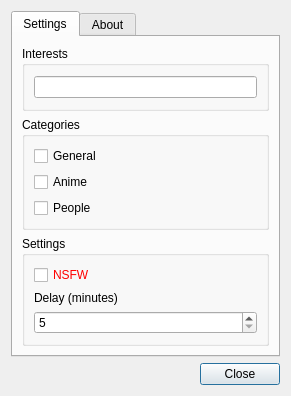
<?xml version="1.0" encoding="UTF-8"?>
<ui version="4.0">
 <class>settings_ui</class>
 <widget class="QDialog" name="settings_ui">
  <property name="geometry">
   <rect>
    <x>0</x>
    <y>0</y>
    <width>278</width>
    <height>350</height>
   </rect>
  </property>
  <property name="windowTitle">
   <string>Dialog</string>
  </property>
  <layout class="QVBoxLayout" name="verticalLayout_4">
   <item>
    <widget class="QTabWidget" name="tabs">
     <property name="currentIndex">
      <number>0</number>
     </property>
     <property name="tabBarAutoHide">
      <bool>false</bool>
     </property>
     <widget class="QWidget" name="settings_tab">
      <attribute name="title">
       <string>Settings</string>
      </attribute>
      <layout class="QVBoxLayout" name="verticalLayout_5">
       <item>
        <widget class="QGroupBox" name="interests">
         <property name="title">
          <string>Interests</string>
         </property>
         <layout class="QVBoxLayout" name="verticalLayout_2">
          <item>
           <widget class="QLineEdit" name="lineEdit"/>
          </item>
         </layout>
        </widget>
       </item>
       <item>
        <widget class="QGroupBox" name="categories">
         <property name="title">
          <string>Categories</string>
         </property>
         <layout class="QVBoxLayout" name="verticalLayout">
          <item>
           <widget class="QCheckBox" name="general">
            <property name="text">
             <string>General</string>
            </property>
           </widget>
          </item>
          <item>
           <widget class="QCheckBox" name="anime">
            <property name="text">
             <string>Anime</string>
            </property>
           </widget>
          </item>
          <item>
           <widget class="QCheckBox" name="people">
            <property name="text">
             <string>People</string>
            </property>
           </widget>
          </item>
         </layout>
        </widget>
       </item>
       <item>
        <widget class="QGroupBox" name="settings">
         <property name="title">
          <string>Settings</string>
         </property>
         <layout class="QVBoxLayout" name="verticalLayout_3">
          <item>
           <widget class="QCheckBox" name="nsfw">
            <property name="styleSheet">
             <string notr="true">QCheckBox {
	color: red;
}</string>
            </property>
            <property name="text">
             <string>NSFW</string>
            </property>
           </widget>
          </item>
          <item>
           <widget class="QLabel" name="label">
            <property name="text">
             <string>Delay (minutes)</string>
            </property>
           </widget>
          </item>
          <item>
           <widget class="QSpinBox" name="spinBox">
            <property name="minimum">
             <number>5</number>
            </property>
            <property name="maximum">
             <number>1000</number>
            </property>
           </widget>
          </item>
         </layout>
        </widget>
       </item>
      </layout>
     </widget>
     <widget class="QWidget" name="about_tab">
      <attribute name="title">
       <string>About</string>
      </attribute>
      <layout class="QVBoxLayout" name="verticalLayout_6">
       <item>
        <widget class="QLabel" name="desc">
         <property name="font">
          <font>
           <weight>75</weight>
           <bold>true</bold>
          </font>
         </property>
         <property name="text">
          <string>&lt;html&gt;&lt;head/&gt;&lt;body&gt;&lt;p&gt;Wallmaster - Dynamic Wallpaper Changer&lt;br/&gt;&lt;span style=&quot; font-weight:400;&quot;&gt;Version 1.0&lt;br/&gt;Copyright (C) Ognjen Galić&lt;br/&gt;&lt;br/&gt;Licensed under the BSD 2-Clause license with&lt;br/&gt;theme exception. Theme is licensed under the&lt;br/&gt;GNU GPL.&lt;/span&gt;&lt;/p&gt;&lt;/body&gt;&lt;/html&gt;</string>
         </property>
        </widget>
       </item>
       <item>
        <spacer name="verticalSpacer">
         <property name="orientation">
          <enum>Qt::Vertical</enum>
         </property>
         <property name="sizeHint" stdset="0">
          <size>
           <width>20</width>
           <height>40</height>
          </size>
         </property>
        </spacer>
       </item>
      </layout>
     </widget>
    </widget>
   </item>
   <item>
    <layout class="QHBoxLayout" name="buttons">
     <item>
      <spacer name="horizontalSpacer">
       <property name="orientation">
        <enum>Qt::Horizontal</enum>
       </property>
       <property name="sizeHint" stdset="0">
        <size>
         <width>16</width>
         <height>20</height>
        </size>
       </property>
      </spacer>
     </item>
     <item>
      <widget class="QPushButton" name="close">
       <property name="text">
        <string>Close</string>
       </property>
      </widget>
     </item>
    </layout>
   </item>
  </layout>
 </widget>
 <resources/>
 <connections/>
</ui>
